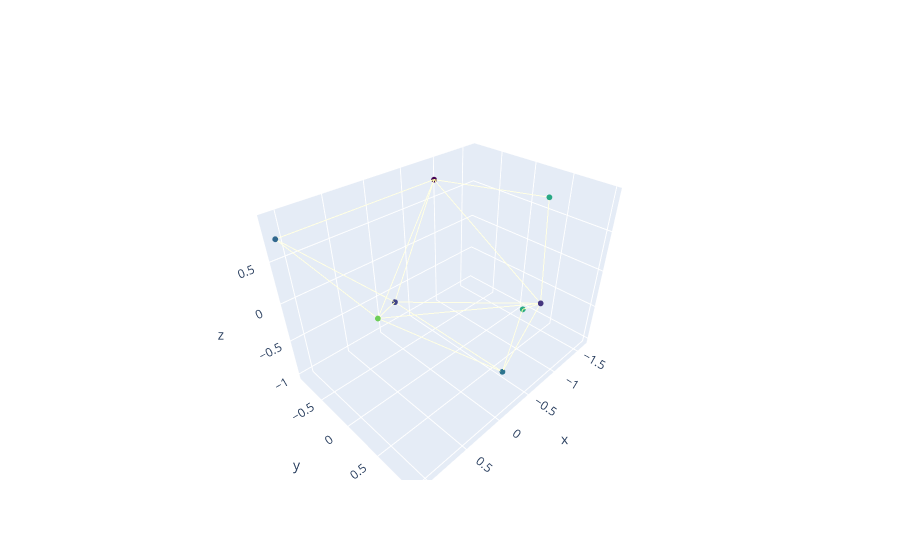

The cell this chart's notebook holds for it:
### Code cell
fig = go.Figure()

new_pos = pos @ rot.T

x = new_pos[..., 0]
y = new_pos[..., 1]
z = new_pos[..., 2]
values = f_in.norm(dim=0)

fig.add_trace(go.Scatter3d(
    x=x,
    y=y,
    z=z,
    mode='markers',
    marker=dict(
        size=2,
        color=values,
        colorscale='Viridis'
    ),
    showlegend=False,
))

for src, dst in zip(edge_src, edge_dst):
    fig.add_trace(go.Scatter3d(
        x=[new_pos[src][0], new_pos[dst][0]],
        y=[new_pos[src][1], new_pos[dst][1]],
        z=[new_pos[src][2], new_pos[dst][2]],
        mode='lines',
        line=dict(
            color='rgba(160,160,64,0.3)'
        ),
        showlegend=False,
    ))

fig.show()

### Figure 1 — Plotly figure (JSON) as saved in the notebook; plotly's stock layout.template omitted (floating-point values rounded to 4 significant figures)
{"data": [{"marker": {"color": [3.297, 1.795, 1.933, 2.535, 1.266, 2.365, 3.255, 3.838, 2.377, 2.48, 3.708, 3.303, 2.79, 2.624, 2.972, 2.85, 4.135, 3.664, 2.847, 3.162, 2.087, 2.417, 2.277, 2.355, 2.599, 2.52, 3.168, 3.155, 3.153, 4.579, 2.47, 2.859, 2.227, 4.163, 2.954, 1.453, 2.687, 3.713, 2.712, 1.744], "colorscale": [[0, "#440154"], [0.1111, "#482878"], [0.2222, "#3e4989"], [0.3333, "#31688e"], [0.4444, "#26828e"], [0.5556, "#1f9e89"], [0.6667, "#35b779"], [0.7778, "#6ece58"], [0.8889, "#b5de2b"], [1, "#fde725"]], "size": 2}, "mode": "markers", "showlegend": false, "type": "scatter3d", "x": [-1.627, -0.586, 0.3206, -0.3869, -0.6332, 1.079, -1.238, 0.7784], "y": [0.1037, 0.9972, -0.1504, 0.76, -0.549, -0.8888, 0.5291, 0.1949], "z": [-1.018, 0.1124, 0.0002001, -0.854, 0.932, 0.7399, 0.876, 0.2424]}, {"line": {"color": "rgba(160,160,64,0.3)"}, "mode": "lines", "showlegend": false, "type": "scatter3d", "x": [-0.586, -1.627], "y": [0.9972, 0.1037], "z": [0.1124, -1.018]}, {"line": {"color": "rgba(160,160,64,0.3)"}, "mode": "lines", "showlegend": false, "type": "scatter3d", "x": [-0.3869, -1.627], "y": [0.76, 0.1037], "z": [-0.854, -1.018]}, {"line": {"color": "rgba(160,160,64,0.3)"}, "mode": "lines", "showlegend": false, "type": "scatter3d", "x": [-1.627, -0.586], "y": [0.1037, 0.9972], "z": [-1.018, 0.1124]}, {"line": {"color": "rgba(160,160,64,0.3)"}, "mode": "lines", "showlegend": false, "type": "scatter3d", "x": [0.3206, -0.586], "y": [-0.1504, 0.9972], "z": [0.0002001, 0.1124]}, {"line": {"color": "rgba(160,160,64,0.3)"}, "mode": "lines", "showlegend": false, "type": "scatter3d", "x": [-0.3869, -0.586], "y": [0.76, 0.9972], "z": [-0.854, 0.1124]}, {"line": {"color": "rgba(160,160,64,0.3)"}, "mode": "lines", "showlegend": false, "type": "scatter3d", "x": [-0.6332, -0.586], "y": [-0.549, 0.9972], "z": [0.932, 0.1124]}, {"line": {"color": "rgba(160,160,64,0.3)"}, "mode": "lines", "showlegend": false, "type": "scatter3d", "x": [-1.238, -0.586], "y": [0.5291, 0.9972], "z": [0.876, 0.1124]}, {"line": {"color": "rgba(160,160,64,0.3)"}, "mode": "lines", "showlegend": false, "type": "scatter3d", "x": [0.7784, -0.586], "y": [0.1949, 0.9972], "z": [0.2424, 0.1124]}, {"line": {"color": "rgba(160,160,64,0.3)"}, "mode": "lines", "showlegend": false, "type": "scatter3d", "x": [-0.586, 0.3206], "y": [0.9972, -0.1504], "z": [0.1124, 0.0002001]}, {"line": {"color": "rgba(160,160,64,0.3)"}, "mode": "lines", "showlegend": false, "type": "scatter3d", "x": [-0.3869, 0.3206], "y": [0.76, -0.1504], "z": [-0.854, 0.0002001]}, {"line": {"color": "rgba(160,160,64,0.3)"}, "mode": "lines", "showlegend": false, "type": "scatter3d", "x": [-0.6332, 0.3206], "y": [-0.549, -0.1504], "z": [0.932, 0.0002001]}, {"line": {"color": "rgba(160,160,64,0.3)"}, "mode": "lines", "showlegend": false, "type": "scatter3d", "x": [1.079, 0.3206], "y": [-0.8888, -0.1504], "z": [0.7399, 0.0002001]}, {"line": {"color": "rgba(160,160,64,0.3)"}, "mode": "lines", "showlegend": false, "type": "scatter3d", "x": [0.7784, 0.3206], "y": [0.1949, -0.1504], "z": [0.2424, 0.0002001]}, {"line": {"color": "rgba(160,160,64,0.3)"}, "mode": "lines", "showlegend": false, "type": "scatter3d", "x": [-1.627, -0.3869], "y": [0.1037, 0.76], "z": [-1.018, -0.854]}, {"line": {"color": "rgba(160,160,64,0.3)"}, "mode": "lines", "showlegend": false, "type": "scatter3d", "x": [-0.586, -0.3869], "y": [0.9972, 0.76], "z": [0.1124, -0.854]}, {"line": {"color": "rgba(160,160,64,0.3)"}, "mode": "lines", "showlegend": false, "type": "scatter3d", "x": [0.3206, -0.3869], "y": [-0.1504, 0.76], "z": [0.0002001, -0.854]}, {"line": {"color": "rgba(160,160,64,0.3)"}, "mode": "lines", "showlegend": false, "type": "scatter3d", "x": [0.7784, -0.3869], "y": [0.1949, 0.76], "z": [0.2424, -0.854]}, {"line": {"color": "rgba(160,160,64,0.3)"}, "mode": "lines", "showlegend": false, "type": "scatter3d", "x": [-0.586, -0.6332], "y": [0.9972, -0.549], "z": [0.1124, 0.932]}, {"line": {"color": "rgba(160,160,64,0.3)"}, "mode": "lines", "showlegend": false, "type": "scatter3d", "x": [0.3206, -0.6332], "y": [-0.1504, -0.549], "z": [0.0002001, 0.932]}, {"line": {"color": "rgba(160,160,64,0.3)"}, "mode": "lines", "showlegend": false, "type": "scatter3d", "x": [1.079, -0.6332], "y": [-0.8888, -0.549], "z": [0.7399, 0.932]}, {"line": {"color": "rgba(160,160,64,0.3)"}, "mode": "lines", "showlegend": false, "type": "scatter3d", "x": [-1.238, -0.6332], "y": [0.5291, -0.549], "z": [0.876, 0.932]}, {"line": {"color": "rgba(160,160,64,0.3)"}, "mode": "lines", "showlegend": false, "type": "scatter3d", "x": [0.7784, -0.6332], "y": [0.1949, -0.549], "z": [0.2424, 0.932]}, {"line": {"color": "rgba(160,160,64,0.3)"}, "mode": "lines", "showlegend": false, "type": "scatter3d", "x": [0.3206, 1.079], "y": [-0.1504, -0.8888], "z": [0.0002001, 0.7399]}, {"line": {"color": "rgba(160,160,64,0.3)"}, "mode": "lines", "showlegend": false, "type": "scatter3d", "x": [-0.6332, 1.079], "y": [-0.549, -0.8888], "z": [0.932, 0.7399]}, {"line": {"color": "rgba(160,160,64,0.3)"}, "mode": "lines", "showlegend": false, "type": "scatter3d", "x": [0.7784, 1.079], "y": [0.1949, -0.8888], "z": [0.2424, 0.7399]}, {"line": {"color": "rgba(160,160,64,0.3)"}, "mode": "lines", "showlegend": false, "type": "scatter3d", "x": [-0.586, -1.238], "y": [0.9972, 0.5291], "z": [0.1124, 0.876]}, {"line": {"color": "rgba(160,160,64,0.3)"}, "mode": "lines", "showlegend": false, "type": "scatter3d", "x": [-0.6332, -1.238], "y": [-0.549, 0.5291], "z": [0.932, 0.876]}, {"line": {"color": "rgba(160,160,64,0.3)"}, "mode": "lines", "showlegend": false, "type": "scatter3d", "x": [-0.586, 0.7784], "y": [0.9972, 0.1949], "z": [0.1124, 0.2424]}, {"line": {"color": "rgba(160,160,64,0.3)"}, "mode": "lines", "showlegend": false, "type": "scatter3d", "x": [0.3206, 0.7784], "y": [-0.1504, 0.1949], "z": [0.0002001, 0.2424]}, {"line": {"color": "rgba(160,160,64,0.3)"}, "mode": "lines", "showlegend": false, "type": "scatter3d", "x": [-0.3869, 0.7784], "y": [0.76, 0.1949], "z": [-0.854, 0.2424]}, {"line": {"color": "rgba(160,160,64,0.3)"}, "mode": "lines", "showlegend": false, "type": "scatter3d", "x": [-0.6332, 0.7784], "y": [-0.549, 0.1949], "z": [0.932, 0.2424]}, {"line": {"color": "rgba(160,160,64,0.3)"}, "mode": "lines", "showlegend": false, "type": "scatter3d", "x": [1.079, 0.7784], "y": [-0.8888, 0.1949], "z": [0.7399, 0.2424]}], "layout": {}}
